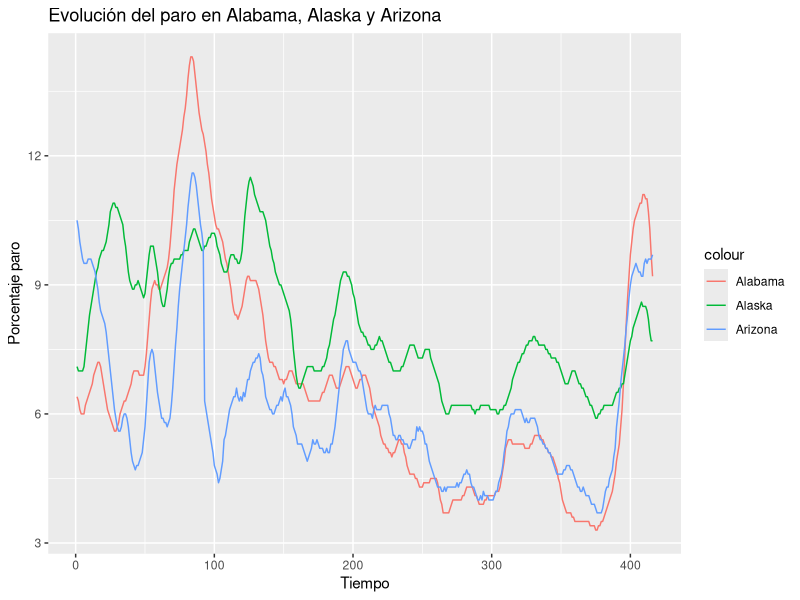

Recreate this plot in R.
## ---- chunk 1
library(readr)
unempstates <- read_csv("unempstates.csv")
View(unempstates)
## ---- chunk 2
head(unempstates)
## ---- chunk 3
unempstates <- t(unempstates)
head(unempstates[,1:15])
## ---- chunk 4
dim(unempstates)
## ---- chunk 5
library(ggplot2) 
alabama <- unempstates[1,]
alaska <- unempstates[2,]
arizona <- unempstates[3,]
x <- 1:dim(unempstates)[2]
ggplot() +
  geom_line(aes(x=x, y = alabama, colour = "Alabama")) +
  geom_line(aes(x=x, y = alaska, colour = "Alaska")) +
  geom_line(aes(x=x, y = arizona, colour = "Arizona")) +
  ggtitle("Evolución del paro en Alabama, Alaska y Arizona") +
  xlab("Tiempo") + ylab("Porcentaje paro")

## ---- chunk 6
k<-2
set.seed(1)
two.means <- kmeans(unempstates, k, iter.max = 10, nstart = 1)
## ---- chunk 7
getClusterNumber <- function(cluster){
    v <- vector(mode = "numeric", length = 0)
    for(i in 1:length(cluster)){
      v <- c(v,cluster[[i]])
    }
    v
}

two.dataframe <- data.frame(state = names(two.means$cluster), cluster = getClusterNumber(two.means$cluster))
two.dataframe
## ---- chunk 8
table(two.means$cluster)
## ---- chunk 9
k<-3
set.seed(1)
three.means <- kmeans(unempstates, k, iter.max = 10, nstart = 1)
three.dataframe <- data.frame(state = names(three.means$cluster), cluster = getClusterNumber(three.means$cluster))
three.dataframe
table(three.means$cluster)
## ---- chunk 10
k<-4
set.seed(1)
four.means <- kmeans(unempstates, k, iter.max = 10, nstart = 1)
four.dataframe <- data.frame(state = names(four.means$cluster), cluster = getClusterNumber(four.means$cluster))
four.dataframe
table(four.means$cluster)
